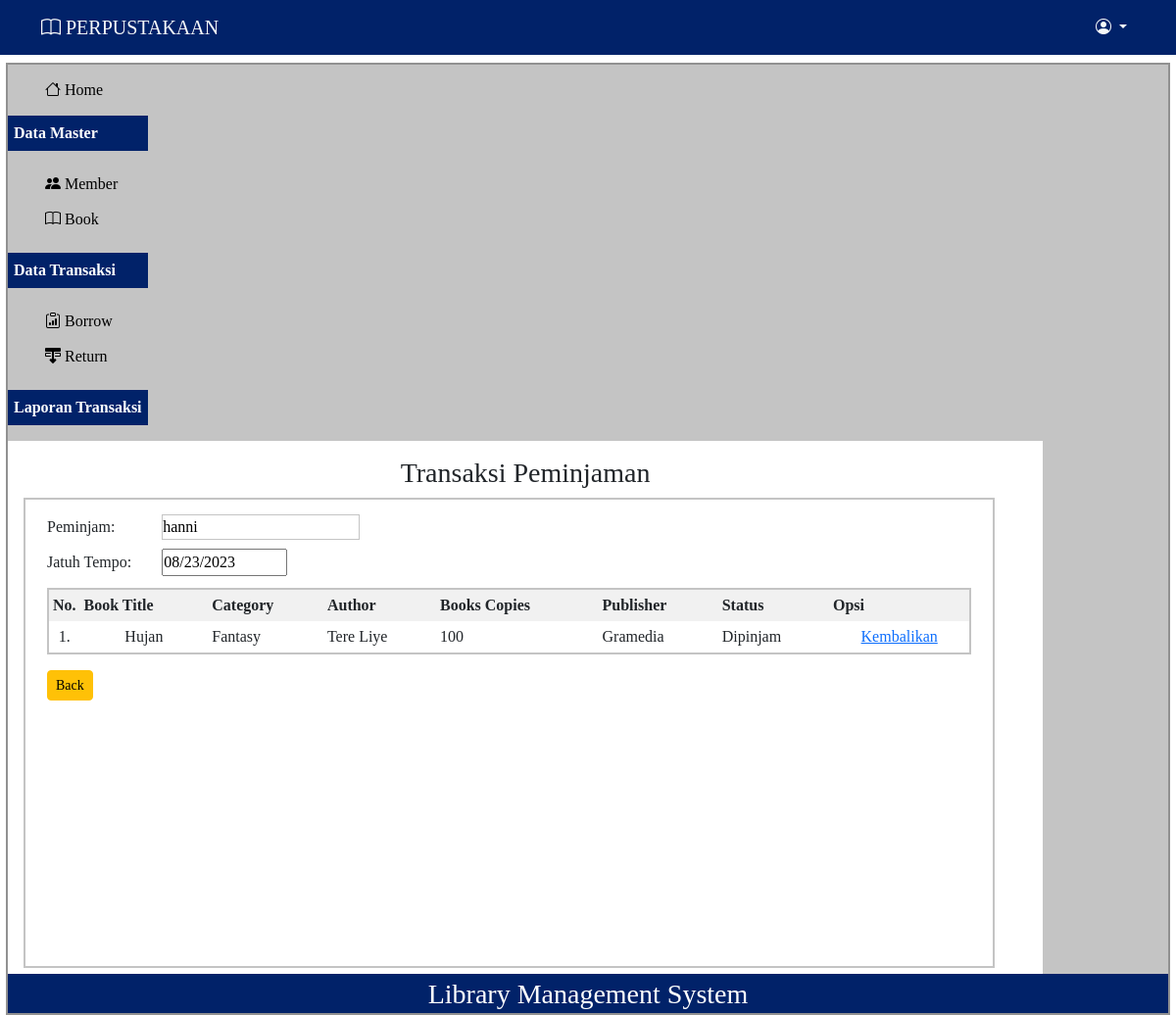
/index.php?p=editborrow&id=172 (signed in), run on the app's committed database.
### tables this page shows
CREATE TABLE `borrow` (
  `borrow_id` int(11) NOT NULL,
  `idanggota` int(10) DEFAULT NULL,
  `date_borrow` date DEFAULT NULL,
  `due_date` date DEFAULT NULL,
  `date_return` date DEFAULT NULL,
  `status` tinyint(4) NOT NULL DEFAULT 0,
  `book_id` int(11) DEFAULT NULL
);

CREATE TABLE `tbanggota` (
  `idanggota` int(10) NOT NULL,
  `nama` varchar(30) NOT NULL,
  `email` varchar(50) NOT NULL,
  `jeniskelamin` varchar(10) NOT NULL,
  `alamat` varchar(40) NOT NULL,
  `foto` varchar(35) NOT NULL
);

CREATE TABLE `book` (
  `book_id` int(11) NOT NULL,
  `book_title` varchar(255) NOT NULL,
  `category` varchar(100) DEFAULT NULL,
  `author` varchar(100) DEFAULT NULL,
  `book_copies` int(11) DEFAULT NULL,
  `publisher_name` varchar(100) DEFAULT NULL,
  `is_borrowed` tinyint(4) NOT NULL DEFAULT 0
);

### pages/editborrow.php (the view, shortened to what this page needs)
<?php
require_once "config.php";
$idx = isset($_GET['id']) ? $_GET['id'] : "";
$select_borrow_query = "SELECT borrow.*, tbanggota.nama, book.book_title, book.category, book.author, book.book_copies, book.publisher_name
                        FROM borrow
                        INNER JOIN tbanggota ON borrow.idanggota = tbanggota.idanggota
                        INNER JOIN book ON borrow.book_id = book.book_id
                        WHERE borrow_id = ?";
$stmt = mysqli_prepare($db, $select_borrow_query);
mysqli_stmt_bind_param($stmt, "i", $idx);
mysqli_stmt_execute($stmt);
$result = mysqli_stmt_get_result($stmt);
$row = mysqli_fetch_array($result);
?>
<div id="label-page">
    <h3>Transaksi Peminjaman</h3>
</div>
<div id="content">
    <div class="container">
        <form method="post" action="action/borrow_save.php" enctype="multipart/form-data">
            <table id="tabel-input">
                <tr>
                    <td class="label-formulir">Peminjam: </td>
                    <td class="isian-formulir">
                        <input type="text" value="<?php echo htmlspecialchars($row['nama']); ?>" class="isian-formulir-select isian-formulir-border" required readonly>
                    </td>
                </tr>
                <tr>
                    <td class="label-formulir">Jatuh Tempo: </td>
                    <td class="isian-formulir">
                        <input type="date" value="<?php echo $row['due_date']; ?>" name="duedate" required readonly>
                    </td>
                </tr>
            </table>
            <table id="tabel-tampil" class="my-2">
                <tr>
                    <th id="label-tampil-no">No.</th>
                    <th>Book Title</th>
                    <th>Category</th>
                    <th>Author</th>
                    <th>Books Copies</th>
                    <th>Publisher</th>
                    <th>Status</th>
                    <th>Opsi</th>
                </tr>
                <?php
                $select_books_query = "SELECT * FROM borrow
                                      INNER JOIN book ON borrow.book_id = book.book_id
                                      WHERE borrow_id = ?";
                $stmt = mysqli_prepare($db, $select_books_query);
                mysqli_stmt_bind_param($stmt, "i", $idx);
                mysqli_stmt_execute($stmt);
                $books_result = mysqli_stmt_get_result($stmt);
                $no = 1;
                while ($book_row = mysqli_fetch_array($books_result)) {
                ?>
                    <tr>
                        <td>
                            <center><?php echo $no . "."; ?><center>
                        </td>
                        <td>
                            <center><?php echo htmlspecialchars($book_row['book_title']); ?></center>
                        </td>
                        <td><?php echo htmlspecialchars($book_row['category']); ?></td>
                        <td><?php echo htmlspecialchars($book_row['author']); ?></td>
                        <td><?php echo htmlspecialchars($book_row['book_copies']); ?></td>
                        <td><?php echo htmlspecialchars($book_row['publisher_name']); ?></td>
                        <td><?php echo $book_row['is_borrowed'] == 1 ? "Dipinjam" : "Dikembalikan"; ?></td>
                        <td>
                            <center>
                                <a href="proses/book_borrow_back.php?book_id=<?php echo $book_row['book_id']; ?>" class="tombol">Kembalikan</a>
                            </center>
                        </td>
                    </tr>
                <?php $no++;
                } ?>
            </table>
            <a href="index.php?p=listborrow" class="my-2 btn btn-sm btn-warning">Back</a>
        </form>
    </div>
</div>

### css/style.css (style rules this page uses)
* { margin: 0; padding: 0; }
body { height: 100vh; }
#content { float: left; width: 96.8%; min-height: 480px; border: 2px solid #c4c4c4; padding: 10px; margin-bottom: 6px; }
#tabel-tampil { border: 2px solid #c4c4c4; width: 100%; }
#tabel-tampil tr:nth-child(odd) { background-color: #F1F1F1; }
#tabel-tampil tr th { padding: 4px; text-align: left; }
#tabel-tampil td { padding: 4px; }
#label-tampil-no { width: 30px; }
#label-page { text-align: center; }
#tabel-input { width: 100%; }
.label-formulir { width: 12%; height: 36px; margin: 20px; }
.isian-formulir { width: 80%; padding: 4px; width: 99.8%; }
.isian-formulir-border { border: 1px solid #C4C4C4; }

### data on the page
borrow: idanggota.nama "hanni", duedate "08/23/2023", book.book_title "Hujan", book.category "Fantasy", book.author "Tere Liye", book.book_copies "100", book.publisher_name "Gramedia"
